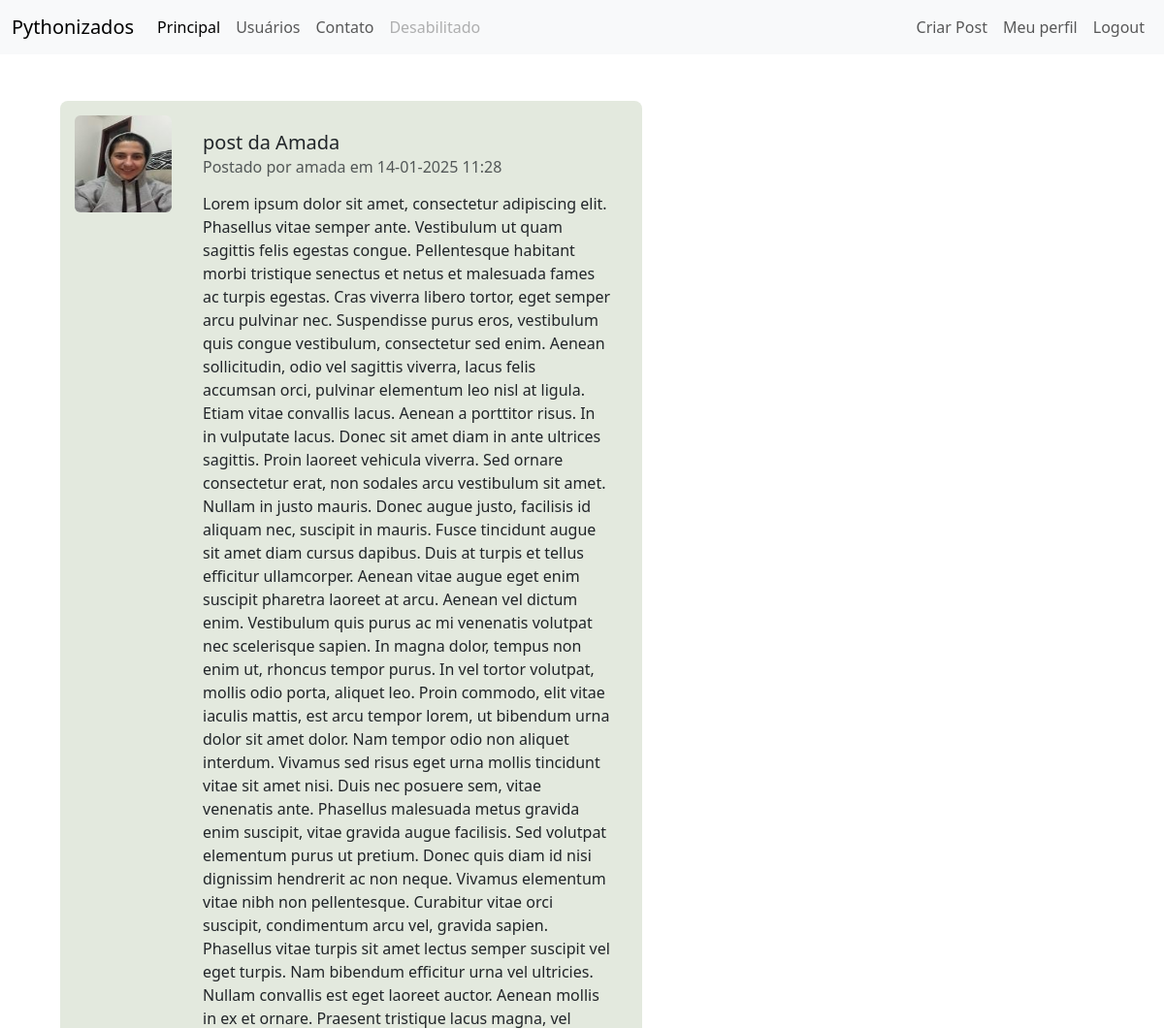
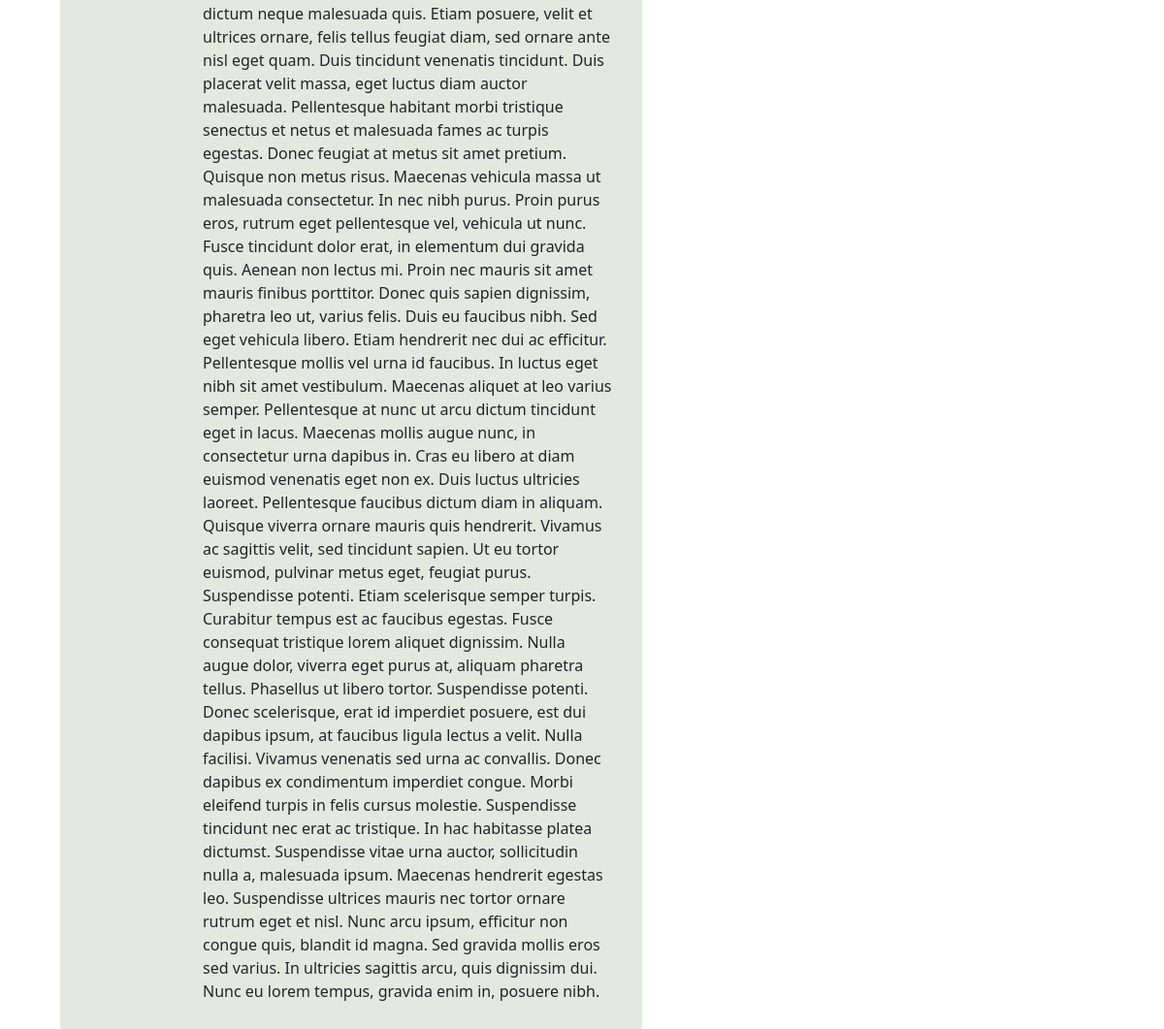
The page /postagens/2 (signed in) on the database its author committed (2 pictures, top to bottom).
### comunidade/models.py (models this page shows)
class Usuario(database.Model, UserMixin): # UserMixin serve para poder reutilizar
    id = database.Column(database.Integer, primary_key=True)
    username = database.Column(database.String, nullable=False, unique=True)
    email = database.Column(database.String, nullable=False, unique=True)
    senha = database.Column(database.String, nullable=False)
    foto_perfil = database.Column(database.String, default='default.jpg')
    posts = database.relationship('Post', backref='autor', lazy=True)
    cursos = database.Column(database.String, nullable=False, default='Não informado')

class Post(database.Model):
    id = database.Column(database.Integer, primary_key=True)
    titulo = database.Column(database.String, nullable=False)
    corpo = database.Column(database.Text, nullable=False)
    data_criacao = database.Column(database.DateTime, nullable=False, default=datetime.now())
    id_usuario = database.Column(database.Integer, database.ForeignKey('usuario.id'), nullable=False)

### comunidade/routes.py (the view, shortened to what this page needs)
@app.route('/postagens/<int:post_id>', methods=['GET', 'POST'])
@login_required
def exibir_post(post_id):
    post = Post.query.get_or_404(post_id)
    usuario = Usuario.query.get(post.id_usuario)
    foto_usuario = usuario.foto_perfil if usuario else 'default.jpg'
    form = PostForm(obj=post)
    return render_template('post.html', post=post, usuario=usuario, foto_usuario=foto_usuario, form=form)

### comunidade/models.py (called while the page is built)
@login_manager.user_loader # aceno ao login_manager que a função abaixo é a que carrega o usuário
def load_user(user_id):
    return Usuario.query.get(int(user_id))

### comunidade/templates/post.html (shortened to what this page needs)
{% extends 'base.html' %}
{% block body %}
<div class="container mt-5">
    <div class="card mt-3" style="max-width: 700px; background-color: #e3e9de; padding: 15px; border-radius: 8px;">
        <div class="d-flex align-items-start">
            <div class="me-3">
                <img src="{{ url_for('static', filename='fotos_perfil/' + foto_usuario) }}"
                     alt="Imagem do usuário" class="rounded" width="100" height="100">
            </div>
            <div class="w-100">
                <div class="card-body">
                    <h5 class="card-title">{{ post.titulo }}</h5>
                    <h6 class="card-subtitle mb-2 text-muted">
                        Postado por {{ usuario.username }} em {{ post.data_criacao.strftime('%d-%m-%Y %H:%M') }}
                    </h6>
                    <p class="card-text mt-3">{{ post.corpo }}</p>
                </div>
            </div>
        </div>
    </div>
</div>
{% endblock %}

### comunidade/static/css/perfil.css (style rules this page uses)
.card { width: 600px; margin-left: 20px; border: none; border-radius: 10px; background-color: #fff; padding: 20px; }

### rows shown on the page
Usuario: foto_perfil (picture), username "amada"
Post: titulo "post da Amada", data_criacao "14-01-2025 11:28", corpo "Lorem ipsum dolor sit amet, consectetur adipiscing elit. Phasellus vitae semper ante. Vestibulum ut quam sagittis felis egestas congue. Pellentesque habitant morbi tristique senectus et netus et malesuada fames ac turpis egestas. Cras viverra libero tortor, eget semper arcu pulvinar nec. Suspendisse purus eros, vestibulum quis congue vestibulum, consectetur sed enim. Aenean sollicitudin, odio vel sagittis viverra, lacus felis accumsan orci, pulvinar elementum leo nisl at ligula. Etiam vitae convallis lacus. Aenean a porttitor risus. In in vulputate lacus. Donec sit amet diam in ante ultrices sagittis. Proin laoreet vehicula viverra. Sed ornare consectetur erat, non sodales arcu vestibulum…"
